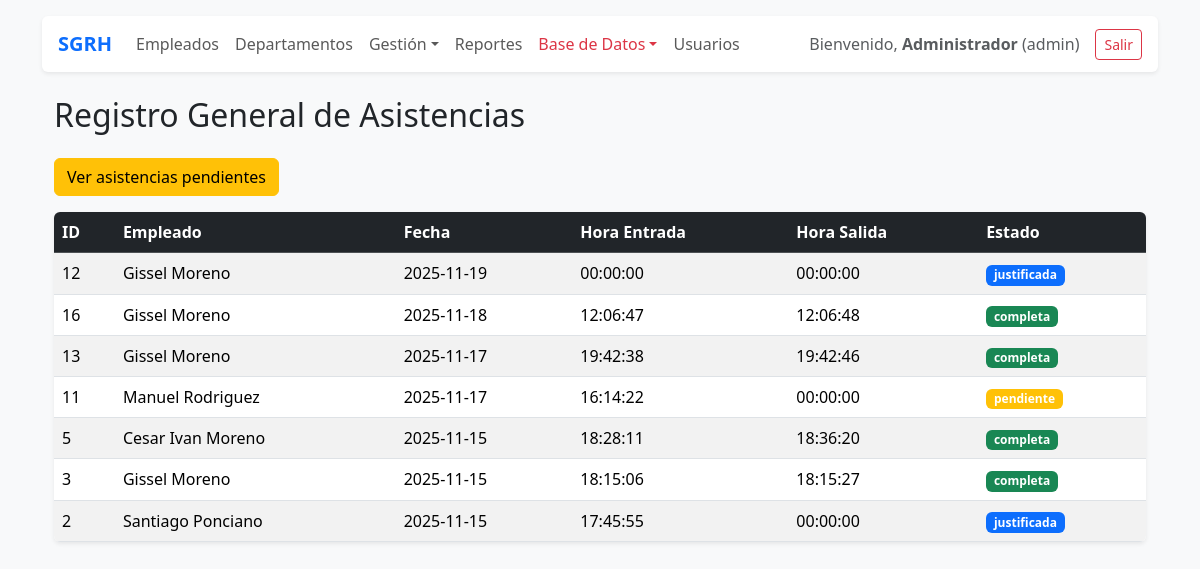
Page /public/?route=asistencia (signed in) on the committed database.
### tables this page shows
CREATE TABLE `asistencias` (
  `id` int(11) NOT NULL AUTO_INCREMENT,
  `empleado_id` int(11) NOT NULL,
  `fecha` date NOT NULL,
  `hora_entrada` time DEFAULT NULL,
  `hora_salida` time DEFAULT NULL,
  `estado` enum('pendiente','completa','justificada') DEFAULT 'pendiente',
  `created_at` timestamp NOT NULL DEFAULT current_timestamp(),
  `updated_at` timestamp NOT NULL DEFAULT current_timestamp() ON UPDATE current_timestamp(),
  PRIMARY KEY (`id`),
  UNIQUE KEY `uq_asistencia_fecha` (`empleado_id`,`fecha`),
  CONSTRAINT `fk_asistencia_empleado` FOREIGN KEY (`empleado_id`) REFERENCES `empleados` (`id`) ON DELETE CASCADE ON UPDATE CASCADE
);

CREATE TABLE `empleados` (
  `id` int(11) NOT NULL AUTO_INCREMENT,
  `user_id` int(11) NOT NULL,
  `nombre` varchar(100) NOT NULL,
  `apellidos` varchar(150) NOT NULL,
  `genero` enum('masculino','femenino','otro') NOT NULL,
  `correo` varchar(150) NOT NULL,
  `curp` char(18) NOT NULL,
  `puesto` varchar(100) DEFAULT NULL,
  `departamento_id` int(11) NOT NULL,
  `estado` enum('activo','baja') NOT NULL DEFAULT 'activo',
  `created_at` timestamp NOT NULL DEFAULT current_timestamp(),
  `updated_at` timestamp NOT NULL DEFAULT current_timestamp() ON UPDATE current_timestamp(),
  PRIMARY KEY (`id`),
  UNIQUE KEY `correo` (`correo`),
  UNIQUE KEY `curp` (`curp`),
  KEY `fk_empleado_departamento` (`departamento_id`),
  CONSTRAINT `fk_empleado_departamento` FOREIGN KEY (`departamento_id`) REFERENCES `departamentos` (`id`) ON UPDATE CASCADE
);

### app/core/Controller.php (called while the page is built, shortened)
<?php
class Controller {
    protected function view(string $template, array $data = []) {
        extract($data);
        $viewPath = __DIR__ . '/../views/' . $template . '.php';
        include __DIR__ . '/../views/layout/header.php';
        include __DIR__ . '/../views/layout/nav.php';
        include $viewPath;
        include __DIR__ . '/../views/layout/footer.php';
    }
}

### app/controllers/AsistenciaController.php (called while the page is built, shortened)
<?php
require_once __DIR__ . '/../models/Asistencia.php';
class AsistenciaController extends Controller {
    public function index() {
        $asistencias = Asistencia::all();
        $this->view('asistencia/index', compact('asistencias'));
    }
}

### app/models/Asistencia.php (called while the page is built, shortened)
<?php
class Asistencia {
    public static function all() {
    $db = Database::getInstance();
    $sql = "
        SELECT a.*, e.nombre, e.apellidos
        FROM asistencias a
        JOIN empleados e ON e.id = a.empleado_id
        ORDER BY a.fecha DESC, a.hora_entrada DESC
    ";
    return $db->query($sql)->fetchAll();
}
}

### app/views/asistencia/index.php (the view, shortened to what this page needs)
<?php require_once __DIR__ . '/../layout/header.php'; ?>
<?php require_once __DIR__ . '/../layout/nav.php'; ?>
<div class="container mt-4">
    <h2 class="mb-4">Registro General de Asistencias</h2>
<a href="/SGRH_PHP_MVC/public/?route=asistencias_pendientes"
   class="btn btn-warning mb-3">
   Ver asistencias pendientes
</a>
    <?php if (empty($asistencias)): ?>
        <div class="alert alert-info">No hay registros de asistencia.</div>
    <?php else: ?>
        <div class="table-responsive bg-white rounded shadow-sm">
            <table class="table table-striped m-0">
                <thead class="table-dark">
                    <tr>
                        <th>ID</th>
                        <th>Empleado</th>
                        <th>Fecha</th>
                        <th>Hora Entrada</th>
                        <th>Hora Salida</th>
                        <th>Estado</th>
                    </tr>
                </thead>
                <tbody>
                    <?php foreach ($asistencias as $a): ?>
                        <tr>
                            <td><?= $a['id'] ?></td>
                            <td><?= htmlspecialchars($a['nombre'] . ' ' . $a['apellidos']) ?></td>
                            <td><?= htmlspecialchars($a['fecha']) ?></td>
                            <td><?= htmlspecialchars($a['hora_entrada'] ?? '-') ?></td>
                            <td><?= htmlspecialchars($a['hora_salida'] ?? '-') ?></td>
                            <td>
                              <?php
                                        $colores = [
                                            'pendiente'     => 'warning',
                                            'completa'      => 'success',
                                            'justificada'   => 'primary'
                                        ];
                                        $badge = $colores[$a['estado']] ?? 'secondary';
                                        ?>
                                <span class="badge bg-<?= $badge ?>">
                                    <?= htmlspecialchars($a['estado']) ?>
                                </span>
                            </td>
                        </tr>
                    <?php endforeach; ?>
                </tbody>
            </table>
        </div>
    <?php endif; ?>
</div>
<?php require_once __DIR__ . '/../layout/footer.php'; ?>

### rows in the picture
asistencias: id "12", empleado.apellidos "Gissel Moreno", fecha "2025-11-19", hora_entrada "00:00:00", hora_salida "00:00:00", estado "justificada"
asistencias: id "16", empleado.apellidos "Gissel Moreno", fecha "2025-11-18", hora_entrada "12:06:47", hora_salida "12:06:48", estado "completa"
asistencias: id "13", empleado.apellidos "Gissel Moreno", fecha "2025-11-17", hora_entrada "19:42:38", hora_salida "19:42:46", estado "completa"
asistencias: id "11", empleado.apellidos "Manuel Rodriguez", fecha "2025-11-17", hora_entrada "16:14:22", hora_salida "00:00:00", estado "pendiente"
asistencias: id "5", empleado.apellidos "Cesar Ivan Moreno", fecha "2025-11-15", hora_entrada "18:28:11", hora_salida "18:36:20", estado "completa"
asistencias: id "3", empleado.apellidos "Gissel Moreno", fecha "2025-11-15", hora_entrada "18:15:06", hora_salida "18:15:27", estado "completa"
asistencias: id "2", empleado.apellidos "Santiago Ponciano", fecha "2025-11-15", hora_entrada "17:45:55", hora_salida "00:00:00", estado "justificada"

### other values in the picture
$u['name'] "Administrador"
$u['role'] "admin"
